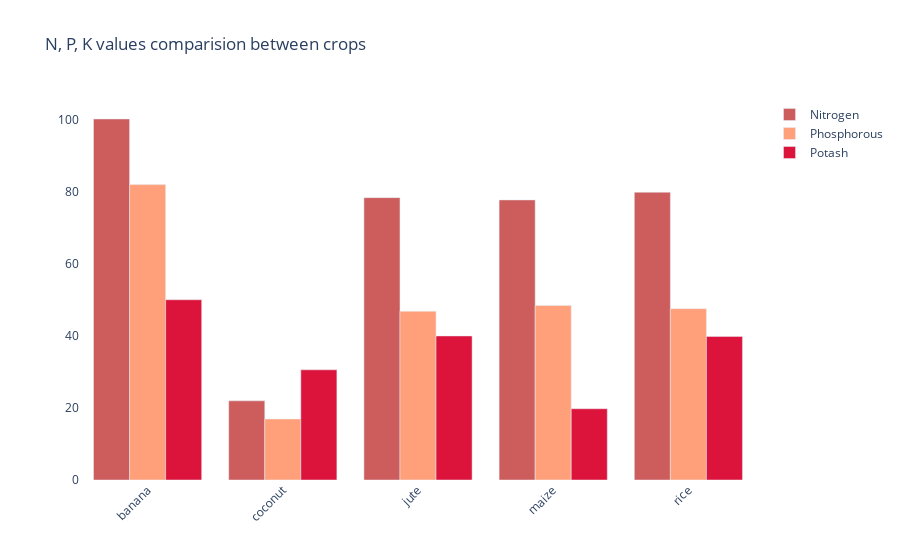

Notebook code cell kept with this figure:
### Markdown cell above
### N,P,K Comparision

### Code cell
fig = go.Figure()
fig.add_trace(go.Bar(
    x=crop_summary.index,
    y=crop_summary['N'],
    name='Nitrogen',
    marker_color='indianred'
))
fig.add_trace(go.Bar(
    x=crop_summary.index,
    y=crop_summary['P'],
    name='Phosphorous',
    marker_color='lightsalmon'
))
fig.add_trace(go.Bar(
    x=crop_summary.index,
    y=crop_summary['K'],
    name='Potash',
    marker_color='crimson'
))

fig.update_layout(title="N, P, K values comparision between crops",
                  plot_bgcolor='white',
                  barmode='group',
                  xaxis_tickangle=-45)

fig.show()

### Figure 1 — Plotly figure (JSON) as saved in the notebook; plotly's stock layout.template omitted (floating-point values rounded to 4 significant figures)
{"data": [{"marker": {"color": "indianred"}, "name": "Nitrogen", "type": "bar", "x": ["banana", "coconut", "jute", "maize", "rice"], "y": [100.2, 21.98, 78.4, 77.76, 79.89]}, {"marker": {"color": "lightsalmon"}, "name": "Phosphorous", "type": "bar", "x": ["banana", "coconut", "jute", "maize", "rice"], "y": [82.01, 16.93, 46.86, 48.44, 47.58]}, {"marker": {"color": "crimson"}, "name": "Potash", "type": "bar", "x": ["banana", "coconut", "jute", "maize", "rice"], "y": [50.05, 30.59, 39.99, 19.79, 39.87]}], "layout": {"barmode": "group", "plot_bgcolor": "white", "title": {"text": "N, P, K values comparision between crops"}, "xaxis": {"tickangle": -45}}}
